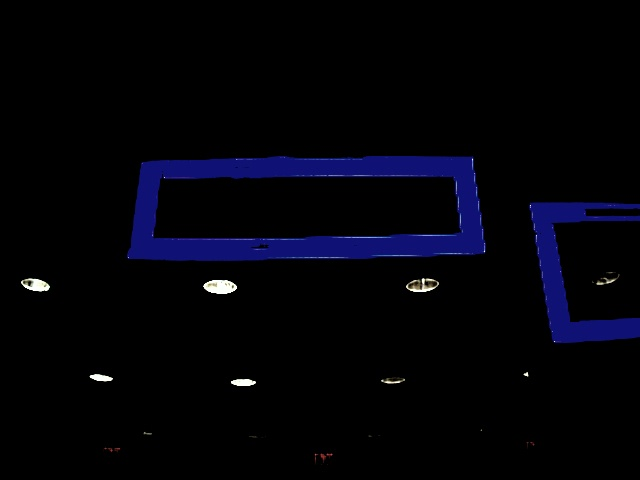
#> input picture 122_H_0deg.jpg, 640 x 480 px, given in place of the camera
$ python opencv_test.py
#> lines starting #> are read from the running program, lines starting #| are printed output that depends on the picture; after the words box and inside, x2 and y2 are one past the last pixel; in counts of white or black regions, pixels touching at a corner belong together
import cv2
import numpy as np
#from matplotlib import pyplot as plt


rgb_min_blue = np.uint8([[[50, 50, 200]]])
rgb_max_blue = np.uint8([[[100,0,255 ]]])

# hsv_min = np.array([110,50,50])
# hsv_max = np.array([130,255,255])
hsv_max = cv2.cvtColor(rgb_max_blue,cv2.COLOR_BGR2HSV)
hsv_min = cv2.cvtColor(rgb_min_blue,cv2.COLOR_BGR2HSV)


# hsv_max = np.array([130,30,30])
# hsv_min = np.array([130,255,255])

cap = cv2.VideoCapture(1)


ret, img = cap.read()
#> img is the input picture: shape (480, 640, 3); mean B, G, R 9.7, 2.5, 2.3
# img = cv2.imread('122_H_0deg.jpg')
hsv_img = cv2.cvtColor(img, cv2.COLOR_BGR2HSV)
#> hsv_img: shape (480, 640, 3); mean H, S, V 14.9, 34.6, 9.8
mask = cv2.inRange(hsv_img, hsv_min, hsv_max)
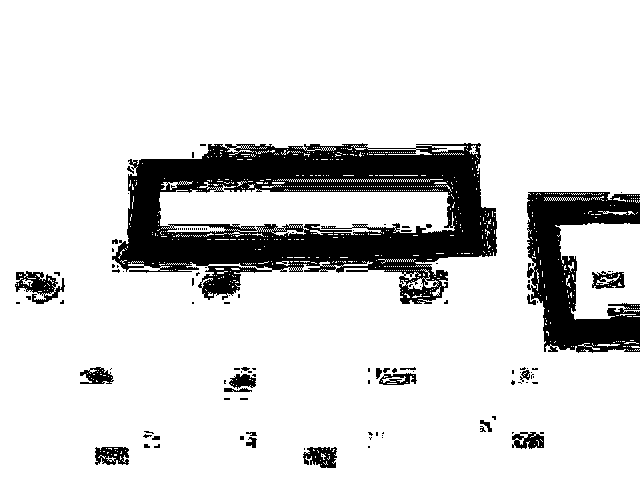
#> mask: shape (480, 640); 85.1% white; 119 black regions (93 under 20 px), largest, box (x1, y1, x2, y2) and area: (112, 143, 497, 304) 31355, (527, 192, 640, 353) 9794, (15, 271, 65, 304) 784

res = cv2.bitwise_and(img,img, mask= mask)
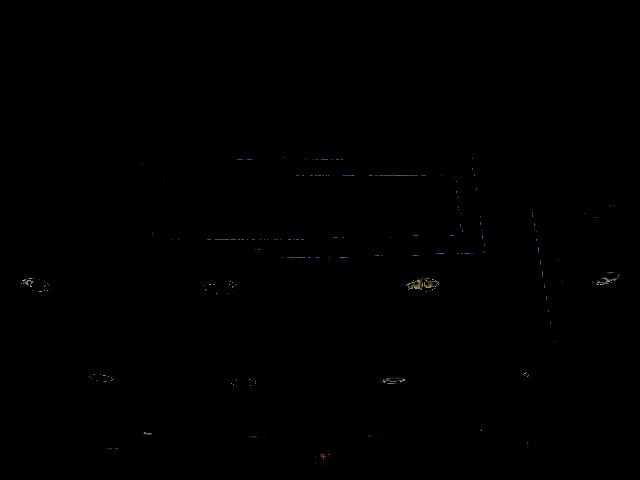
#> res: shape (480, 640, 3); mean B, G, R 0.3, 0.2, 0.2

# plt.imshow(mask)
# plt.imshow(res)
#> (the run stopped early here; a loop or call above may not have finished)
